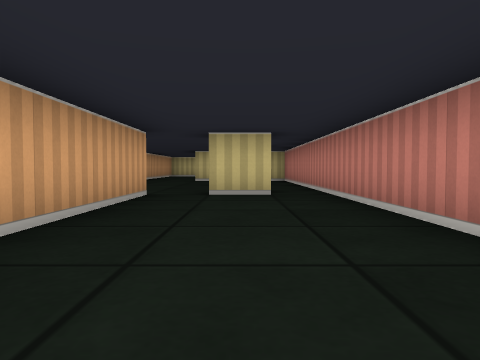
View 1 (above)

13 first-person views from a walk through a cub3D level. The camera is about half as high as the walls, tilts 2° down and sees 70° across. The floor is counted in squares. Each view is taken from the middle of a square. On the plan, view 1 faces up. The plan holds only what a view shows up to about 9 squares ahead; the rest is blank. The place goes on beyond the plan.

View 2
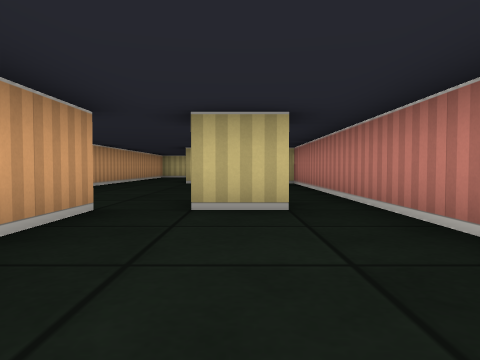

View 3
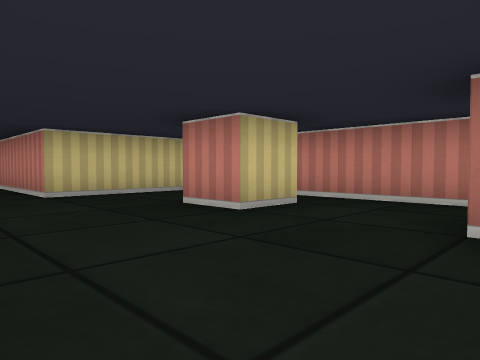

View 4
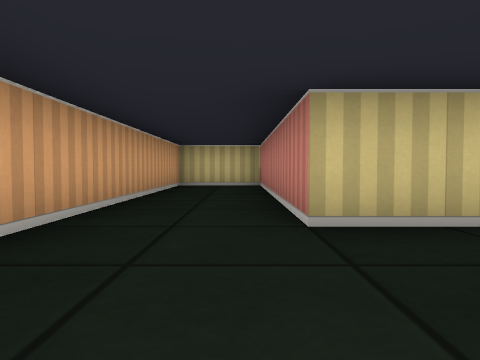

View 5
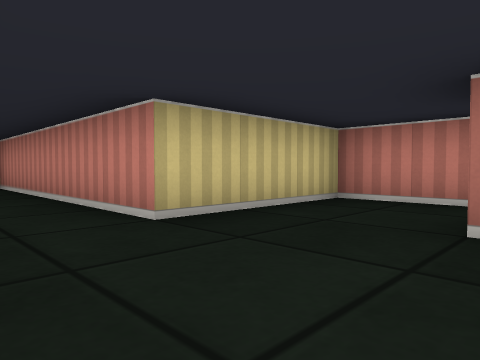

View 6
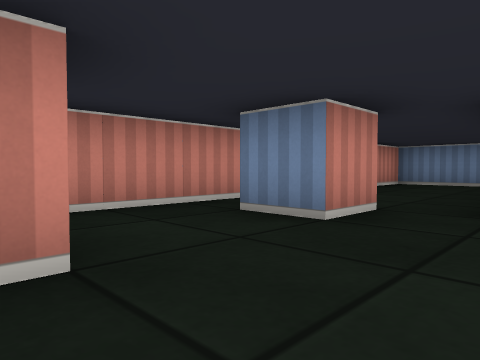

View 7
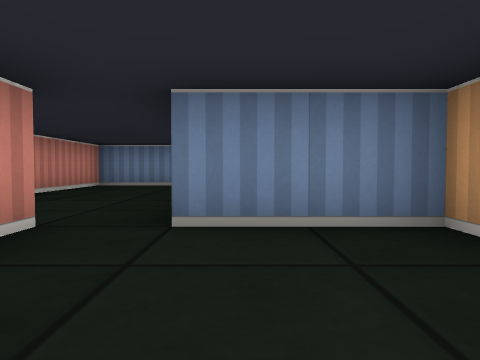

View 8
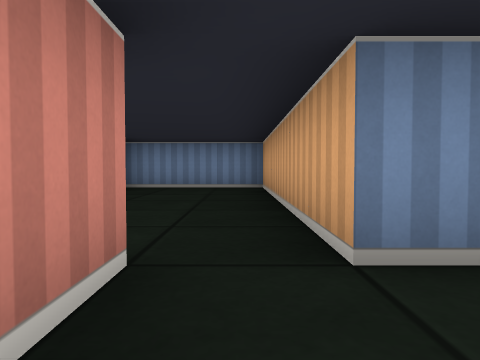

View 9
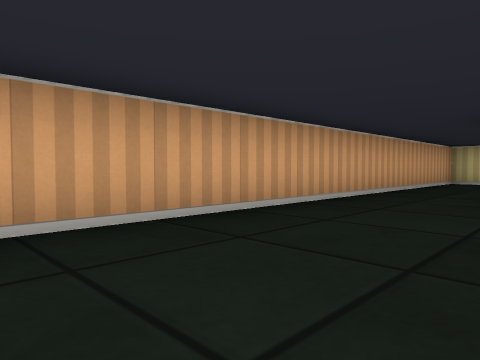

View 10
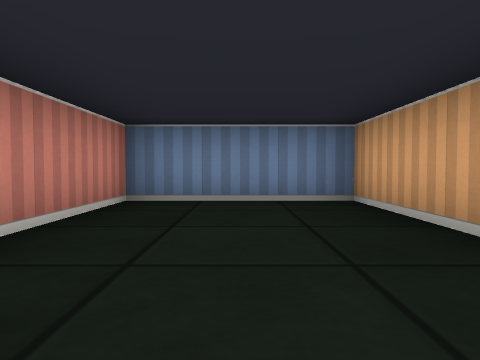

View 11
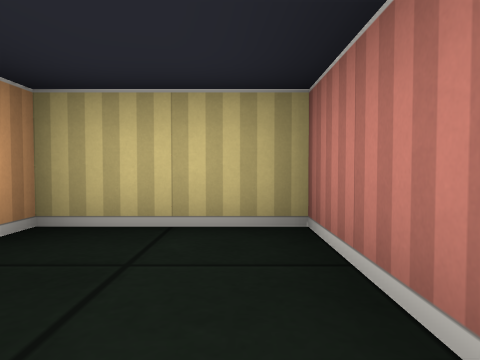

View 12
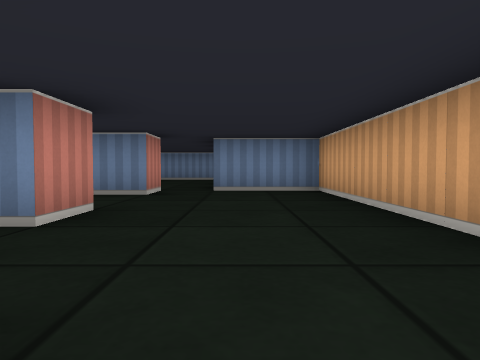

View 13
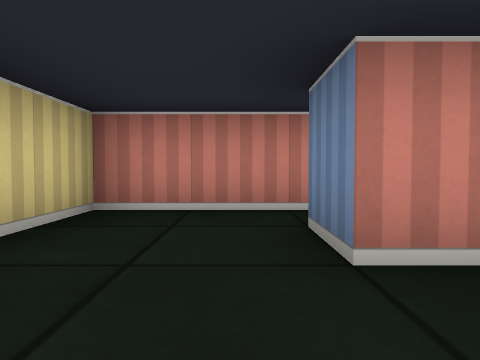

### Floor plan
Points are (right, up) in squares from view 1. A wall is a line through its corners. A room is listed if a view was taken in it or the views show most of it. See-through windows are left out.
Room 1 (views 1, 2, 3, 4, 5, 6, 7, 8, 9, 10, 11, 12, 13)
walls: (0.6, 8.5) (-0.5, 8.5) (-0.5, 9.5) (0.5, 9.5); (-1.5, 5.5) (-1.5, -0.5) (1.5, -0.5) (1.5, 11.5) (-1.5, 11.5) (-1.5, 17.5) (-3.5, 17.5) (-3.5, 5.5) (-1.5, 5.5); (0.6, 5.5) (-0.5, 5.5) (-0.5, 6.5) (0.5, 6.5)

Positions as (right, up) in squares from view 1, and headings:
1: (0, 0), facing up
2: (0, 2), facing up
3: (-3, 6), facing up-right
4: (-2, 9), facing up
5: (-3, 9), facing up-right
6: (-2, 9), facing down-right
7: (-2, 8), facing down
8: (-1, 7), facing down
9: (-1, 7), facing up-left
10: (0, 4), facing down
11: (-2, 15), facing up
12: (-2, 12), facing down
13: (-2, 10), facing right
